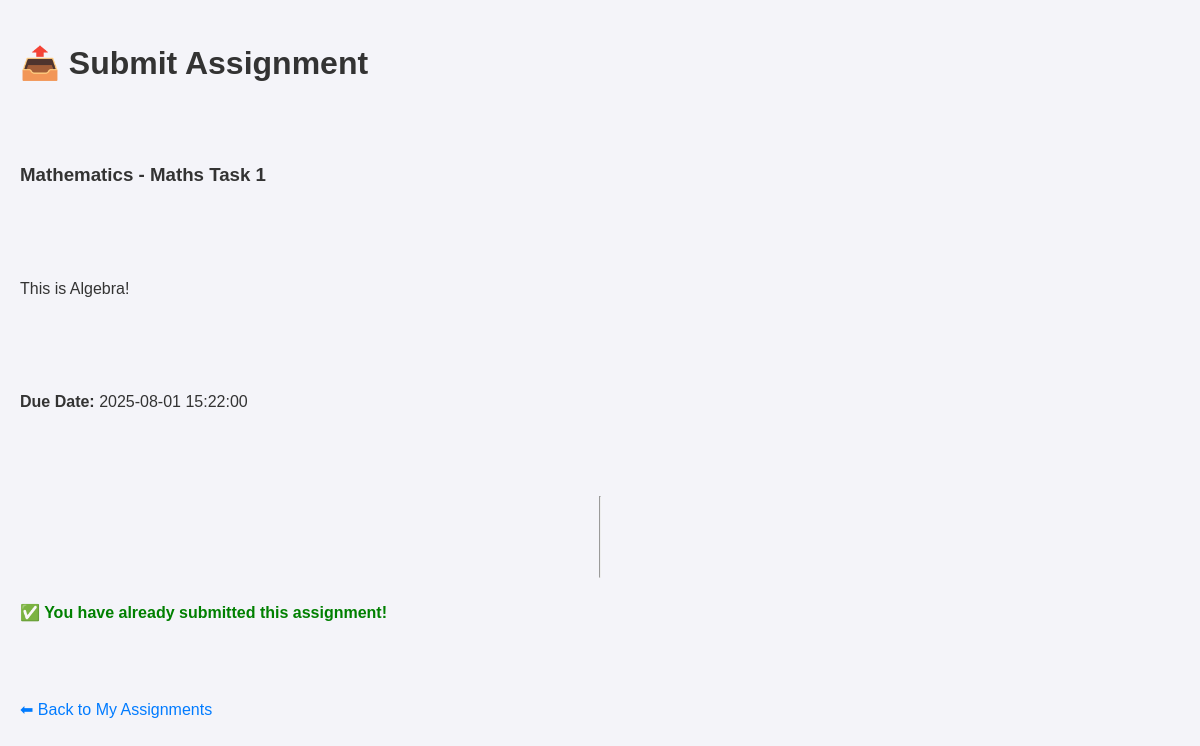
The app's page /public/student/submit_assignment.php?id=3 (signed in) with its own data.
### tables this page shows
CREATE TABLE `assignments` (
  `id` int(11) NOT NULL,
  `class_id` int(11) NOT NULL,
  `title` varchar(255) NOT NULL,
  `description` text NOT NULL,
  `due_date` datetime NOT NULL,
  `created_at` int(11) NOT NULL DEFAULT current_timestamp()
);

CREATE TABLE `subjects` (
  `id` int(11) NOT NULL,
  `name` varchar(100) NOT NULL,
  `code` varchar(10) NOT NULL,
  `created_at` timestamp NOT NULL DEFAULT current_timestamp()
);

### public/student/submit_assignment.php (the view, shortened to what this page needs)
<?php
global $pdo;
$student_id = $_SESSION['user_id'];
$assignment_id = $_GET['id'] ?? null;
$stmt = $pdo->prepare("
    SELECT a.id, a.title, a.description, a.due_date, s.name AS subject_name
    FROM assignments a
    JOIN classes c ON a.class_id = c.id
    JOIN subjects s ON c.subject_id = s.id
    JOIN enrollments e ON e.class_id = c.id
    WHERE a.id = ? AND e.user_id = ?
");
$stmt->execute([$assignment_id, $student_id]);
$assignment = $stmt->fetch(PDO::FETCH_ASSOC);
$alreadyStmt = $pdo->prepare("SELECT COUNT(*) FROM submissions WHERE assignment_id = ? AND user_id = ?");
$alreadyStmt->execute([$assignment_id, $student_id]);
$already_submitted = $alreadyStmt->fetchColumn() > 0;
?>
<!DOCTYPE html>
<html>
<head>
    <link rel="stylesheet" href="../assets/style.css">
</head>
<body>
<h1>📤 Submit Assignment</h1>
<h3><?= htmlspecialchars($assignment['subject_name']) ?> - <?= htmlspecialchars($assignment['title']) ?></h3>
<p><?= htmlspecialchars($assignment['description']) ?></p>
<p><strong>Due Date:</strong> <?= $assignment['due_date'] ?></p>
<hr>
<?php if ($already_submitted): ?>
    <p style="color: green; font-weight: bold;">✅ You have already submitted this assignment!</p>
    <a href="assignments.php">⬅ Back to My Assignments</a>
<?php endif; ?>
</body>
</html>

### public/assets/style.css (style rules this page uses)
html, body { height: 100%; margin: 0; padding: 0; display: flex; flex-direction: column; }
body > *:not(.site-footer) { flex: 1; }
body { font-family: Arial, sans-serif; background: #f4f4f9; color: #333; line-height: 1.4; padding: 20px; }
a { color: #007bff; text-decoration: none; transition: color 0.2s ease-in-out; }

### records on screen
assignments: subjects.name "Mathematics", title "Maths Task 1", description "This is Algebra!", due_date "2025-08-01 15:22:00"
